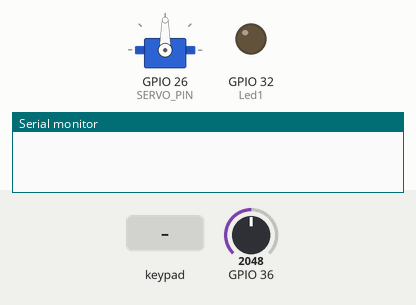
Simulated run of this sketch. Board: ESP32. On the bench: servo, output pins drawn as LEDs (lit = HIGH), the last lines printed to the serial monitor. The inputs (shaded band) are chosen by the test bench; at power-on: GPIO 36 = 2048.

Above: at 1.2 s.
1.3 s: keypad keys 7 8 9 0 # pressed 0.4 s apart
At 3.7 s:
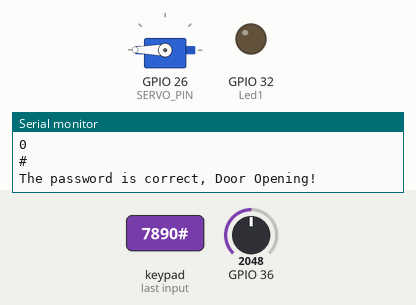
4.8 s: key '*' pressed
7.8 s: key '#' pressed
At 8.7 s:
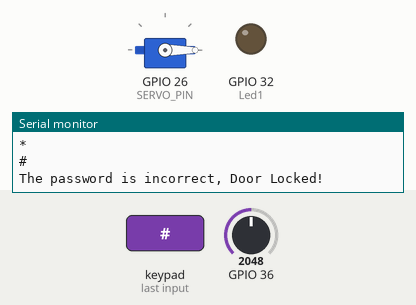
Timing chart, 0 to 10.8 s (numbered marks = the images above; inputs shaded):
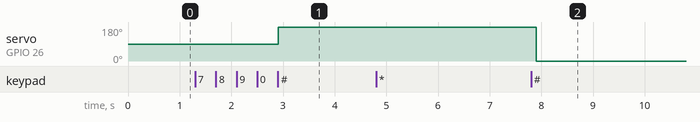

The sketch:

Keypad.ino
```cpp
#include <Keypad.h>
#include <ESP32Servo.h>
#define ROW_NUM     4
#define COLUMN_NUM  3
#define SERVO_PIN 26

char keys[ROW_NUM][COLUMN_NUM] = {
  {'1', '2', '3'},
  {'4', '5', '6'},
  {'7', '8', '9'},
  {'*', '0', '#'}
};

byte pin_rows[ROW_NUM] = {18, 5, 17, 16};
byte pin_column[COLUMN_NUM] = {4, 0, 2};

Keypad keypad = Keypad( makeKeymap(keys), pin_rows, pin_column, ROW_NUM, COLUMN_NUM );

const String password = "7890";
String input_password;
Servo servoMotor;
int sensorValue;
int Led1 = 32 ;

void setup() {
  Serial.begin(115200);
  input_password.reserve(32);
  servoMotor.attach(SERVO_PIN);
  pinMode(Led1,OUTPUT);
}

void loop() {
  char key = keypad.getKey();


  if (key) {
    Serial.println(key);

    if (key == '*') {
      input_password = "";
    } else if (key == '#') {
      if (password == input_password) {
        Serial.println("The password is correct, Door Opening!");
        DoorOpen();
        delay(5000);
        DoorClose();
        LDR_ON();


      } else {
        Serial.println("The password is incorrect, Door Locked!");
        LDR_OFF();
      }

      input_password = "";
    } else {
      input_password += key;
    }
  }
}
```

Servo_test.code.ino
```cpp
void DoorOpen() {
  for (int pos = 0; pos <= 180; pos += 1) {
    servoMotor.write(pos);
  }
}

void DoorClose(){
  for (int pos = 180; pos >= 0; pos -= 1) {
    servoMotor.write(pos);
  }
}

void LDR_ON()
{
  sensorValue = analogRead(A0);

  if(sensorValue < 500 ){
    digitalWrite(Led1, HIGH);
  }
  else{
    digitalWrite(Led1, LOW);
  }
}
void LDR_OFF()
{
  sensorValue = analogRead(A0);

  if(sensorValue < 500 ){
    digitalWrite(Led1, LOW);
  }
  else{
    digitalWrite(Led1, LOW);
  }
}
```

Measured:
- after the input at 1.3 s, servo on GPIO 26 (SERVO_PIN): 90° → 180° after 1.6 s
- after the input at 4.8 s, every drawn part: stays the same
